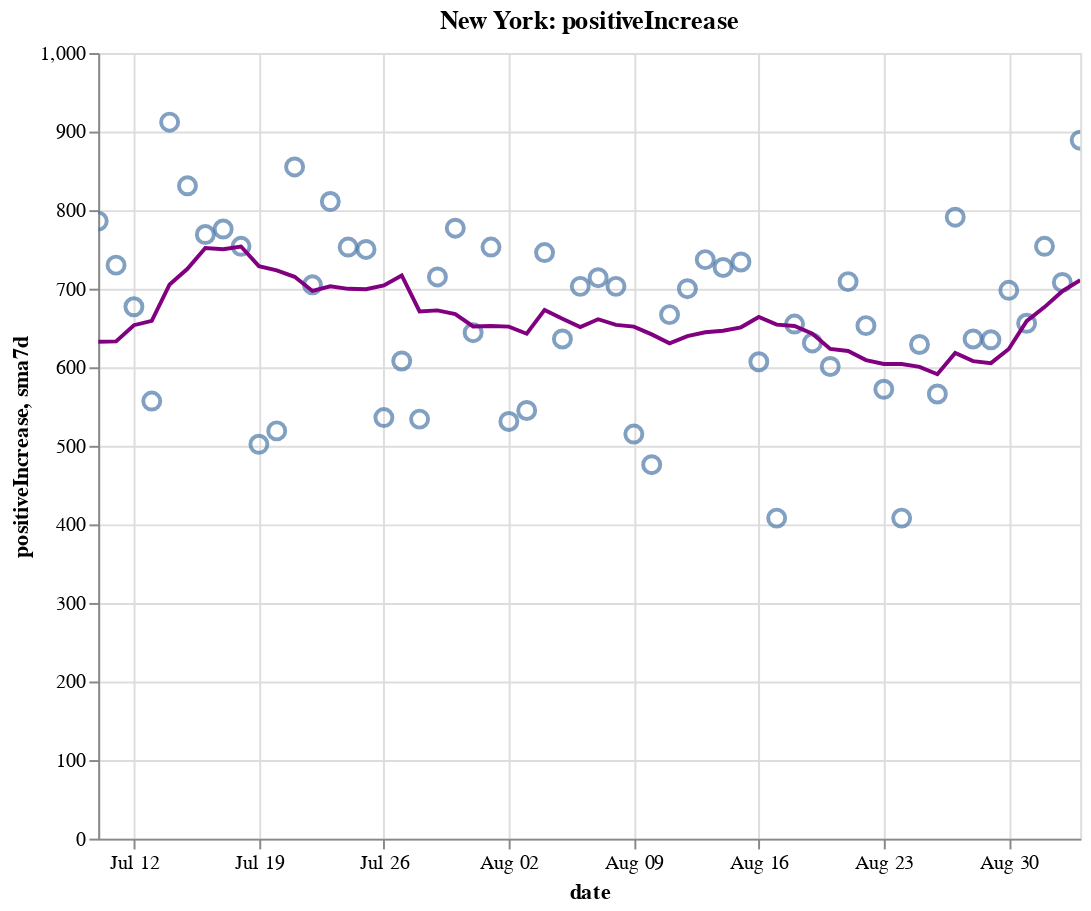

The notebook cell saved with this chart:
### Code cell
create_plot(ny, 'positiveIncrease')

### Figure 1 — Vega-Lite specification as saved in the notebook (floating-point values rounded to 4 significant figures)
{"config": {"view": {"continuousWidth": 400, "continuousHeight": 300}}, "layer": [{"layer": [{"mark": {"type": "point", "size": 75}, "encoding": {"tooltip": [{"type": "temporal", "field": "date"}, {"type": "quantitative", "field": "positiveIncrease"}, {"type": "quantitative", "field": "sma7d"}], "x": {"type": "temporal", "field": "date"}, "y": {"type": "quantitative", "field": "positiveIncrease"}}, "selection": {"selector008": {"type": "interval", "bind": "scales", "encodings": ["x", "y"]}}}, {"mark": {"type": "line", "color": "purple"}, "encoding": {"x": {"type": "temporal", "field": "date"}, "y": {"type": "quantitative", "field": "sma7d"}}}]}, {"mark": {"type": "rule", "color": "#aaa"}, "encoding": {"x": {"type": "temporal", "field": "date"}}, "transform": [{"filter": {"selection": "selector007"}}]}, {"mark": "circle", "encoding": {"opacity": {"condition": {"value": 1, "selection": "selector007"}, "value": 0}, "tooltip": [{"type": "temporal", "field": "date"}, {"type": "quantitative", "field": "positiveIncrease"}, {"type": "quantitative", "field": "sma7d"}], "x": {"type": "temporal", "field": "date"}, "y": {"type": "quantitative", "field": "positiveIncrease"}}, "selection": {"selector007": {"type": "single", "encodings": ["x"], "on": "mouseover", "nearest": true, "empty": "none"}}}, {"mark": {"type": "text", "align": "left", "dx": 5, "dy": -5, "stroke": "white", "strokeWidth": 2}, "encoding": {"text": {"type": "quantitative", "field": "positiveIncrease"}, "tooltip": [{"type": "temporal", "field": "date"}, {"type": "quantitative", "field": "positiveIncrease"}, {"type": "quantitative", "field": "sma7d"}], "x": {"type": "temporal", "field": "date"}, "y": {"type": "quantitative", "field": "positiveIncrease"}}, "transform": [{"filter": {"selection": "selector007"}}]}, {"mark": {"type": "text", "align": "left", "dx": 5, "dy": -5}, "encoding": {"text": {"type": "quantitative", "field": "positiveIncrease"}, "tooltip": [{"type": "temporal", "field": "date"}, {"type": "quantitative", "field": "positiveIncrease"}, {"type": "quantitative", "field": "sma7d"}], "x": {"type": "temporal", "field": "date"}, "y": {"type": "quantitative", "field": "positiveIncrease"}}, "transform": [{"filter": {"selection": "selector007"}}]}], "data": {"name": "data-3d8db2c40b06ee39824f8e52ba185ee2"}, "height": 400, "title": "New York: positiveIncrease", "width": 500, "$schema": "https://vega.github.io/schema/vega-lite/v4.8.1.json", "datasets": {"data-3d8db2c40b06ee39824f8e52ba185ee2": [{"date": "2020-07-10T00:00:00", "totalTestResultsIncrease": 73560.0, "positiveIncrease": 786.0, "death": 24970.0, "deathIncrease": 9.0, "positiveRate": 0.011, "state": "New York", "sma7d": 632.4}, {"date": "2020-07-11T00:00:00", "totalTestResultsIncrease": 69200.0, "positiveIncrease": 730.0, "death": 24970.0, "deathIncrease": 6.0, "positiveRate": 0.011, "state": "New York", "sma7d": 633.0}, {"date": "2020-07-12T00:00:00", "totalTestResultsIncrease": 62420.0, "positiveIncrease": 677.0, "death": 24980.0, "deathIncrease": 5.0, "positiveRate": 0.011, "state": "New York", "sma7d": 653.6}, {"date": "2020-07-13T00:00:00", "totalTestResultsIncrease": 51690.0, "positiveIncrease": 557.0, "death": 24990.0, "deathIncrease": 10.0, "positiveRate": 0.011, "state": "New York", "sma7d": 659.1}, {"date": "2020-07-14T00:00:00", "totalTestResultsIncrease": 60040.0, "positiveIncrease": 912.0, "death": 24990.0, "deathIncrease": 5.0, "positiveRate": 0.015, "state": "New York", "sma7d": 705.4}, {"date": "2020-07-15T00:00:00", "totalTestResultsIncrease": 63600.0, "positiveIncrease": 831.0, "death": 25000.0, "deathIncrease": 9.0, "positiveRate": 0.013, "state": "New York", "sma7d": 725.3}, {"date": "2020-07-16T00:00:00", "totalTestResultsIncrease": 72680.0, "positiveIncrease": 769.0, "death": 25010.0, "deathIncrease": 11.0, "positiveRate": 0.011, "state": "New York", "sma7d": 751.7}, {"date": "2020-07-17T00:00:00", "totalTestResultsIncrease": 78240.0, "positiveIncrease": 776.0, "death": 25020.0, "deathIncrease": 10.0, "positiveRate": 0.01, "state": "New York", "sma7d": 750.3}, {"date": "2020-07-18T00:00:00", "totalTestResultsIncrease": 69820.0, "positiveIncrease": 754.0, "death": 25040.0, "deathIncrease": 11.0, "positiveRate": 0.011, "state": "New York", "sma7d": 753.7}, {"date": "2020-07-19T00:00:00", "totalTestResultsIncrease": 46200.0, "positiveIncrease": 502.0, "death": 25050.0, "deathIncrease": 13.0, "positiveRate": 0.011, "state": "New York", "sma7d": 728.7}, {"date": "2020-07-20T00:00:00", "totalTestResultsIncrease": 49340.0, "positiveIncrease": 519.0, "death": 25060.0, "deathIncrease": 8.0, "positiveRate": 0.011, "state": "New York", "sma7d": 723.3}, {"date": "2020-07-21T00:00:00", "totalTestResultsIncrease": 66170.0, "positiveIncrease": 855.0, "death": 25060.0, "deathIncrease": 2.0, "positiveRate": 0.013, "state": "New York", "sma7d": 715.1}, {"date": "2020-07-22T00:00:00", "totalTestResultsIncrease": 67660.0, "positiveIncrease": 705.0, "death": 25070.0, "deathIncrease": 10.0, "positiveRate": 0.01, "state": "New York", "sma7d": 697.1}, {"date": "2020-07-23T00:00:00", "totalTestResultsIncrease": 69700.0, "positiveIncrease": 811.0, "death": 25080.0, "deathIncrease": 13.0, "positiveRate": 0.012, "state": "New York", "sma7d": 703.1}, {"date": "2020-07-24T00:00:00", "totalTestResultsIncrease": 76510.0, "positiveIncrease": 753.0, "death": 25090.0, "deathIncrease": 9.0, "positiveRate": 0.01, "state": "New York", "sma7d": 699.9}, {"date": "2020-07-25T00:00:00", "totalTestResultsIncrease": 71470.0, "positiveIncrease": 750.0, "death": 25100.0, "deathIncrease": 13.0, "positiveRate": 0.01, "state": "New York", "sma7d": 699.3}, {"date": "2020-07-26T00:00:00", "totalTestResultsIncrease": 53570.0, "positiveIncrease": 536.0, "death": 25110.0, "deathIncrease": 3.0, "positiveRate": 0.01, "state": "New York", "sma7d": 704.1}, {"date": "2020-07-27T00:00:00", "totalTestResultsIncrease": 57270.0, "positiveIncrease": 608.0, "death": 25120.0, "deathIncrease": 11.0, "positiveRate": 0.011, "state": "New York", "sma7d": 716.9}, {"date": "2020-07-28T00:00:00", "totalTestResultsIncrease": 57400.0, "positiveIncrease": 534.0, "death": 25130.0, "deathIncrease": 9.0, "positiveRate": 0.009, "state": "New York", "sma7d": 671.0}, {"date": "2020-07-29T00:00:00", "totalTestResultsIncrease": 62280.0, "positiveIncrease": 715.0, "death": 25130.0, "deathIncrease": 6.0, "positiveRate": 0.011, "state": "New York", "sma7d": 672.4}, {"date": "2020-07-30T00:00:00", "totalTestResultsIncrease": 73550.0, "positiveIncrease": 777.0, "death": 25140.0, "deathIncrease": 13.0, "positiveRate": 0.011, "state": "New York", "sma7d": 667.6}, {"date": "2020-07-31T00:00:00", "totalTestResultsIncrease": 68870.0, "positiveIncrease": 644.0, "death": 25150.0, "deathIncrease": 5.0, "positiveRate": 0.009, "state": "New York", "sma7d": 652.0}, {"date": "2020-08-01T00:00:00", "totalTestResultsIncrease": 82740.0, "positiveIncrease": 753.0, "death": 25160.0, "deathIncrease": 14.0, "positiveRate": 0.009, "state": "New York", "sma7d": 652.4}, {"date": "2020-08-02T00:00:00", "totalTestResultsIncrease": 58960.0, "positiveIncrease": 531.0, "death": 25170.0, "deathIncrease": 6.0, "positiveRate": 0.009, "state": "New York", "sma7d": 651.7}, {"date": "2020-08-03T00:00:00", "totalTestResultsIncrease": 51840.0, "positiveIncrease": 545.0, "death": 25170.0, "deathIncrease": 2.0, "positiveRate": 0.011, "state": "New York", "sma7d": 642.7}, {"date": "2020-08-04T00:00:00", "totalTestResultsIncrease": 70990.0, "positiveIncrease": 746.0, "death": 25180.0, "deathIncrease": 3.0, "positiveRate": 0.011, "state": "New York", "sma7d": 673.0}, {"date": "2020-08-05T00:00:00", "totalTestResultsIncrease": 72670.0, "positiveIncrease": 636.0, "death": 25180.0, "deathIncrease": 4.0, "positiveRate": 0.009, "state": "New York", "sma7d": 661.7}, {"date": "2020-08-06T00:00:00", "totalTestResultsIncrease": 72370.0, "positiveIncrease": 703.0, "death": 25180.0, "deathIncrease": 6.0, "positiveRate": 0.01, "state": "New York", "sma7d": 651.1}, {"date": "2020-08-07T00:00:00", "totalTestResultsIncrease": 70170.0, "positiveIncrease": 714.0, "death": 25190.0, "deathIncrease": 5.0, "positiveRate": 0.01, "state": "New York", "sma7d": 661.1}, {"date": "2020-08-08T00:00:00", "totalTestResultsIncrease": 74860.0, "positiveIncrease": 703.0, "death": 25200.0, "deathIncrease": 5.0, "positiveRate": 0.009, "state": "New York", "sma7d": 654.0}, {"date": "2020-08-09T00:00:00", "totalTestResultsIncrease": 65810.0, "positiveIncrease": 515.0, "death": 25200.0, "deathIncrease": 7.0, "positiveRate": 0.008, "state": "New York", "sma7d": 651.7}, {"date": "2020-08-10T00:00:00", "totalTestResultsIncrease": 54000.0, "positiveIncrease": 476.0, "death": 25200.0, "deathIncrease": 2.0, "positiveRate": 0.009, "state": "New York", "sma7d": 641.9}, {"date": "2020-08-11T00:00:00", "totalTestResultsIncrease": 77060.0, "positiveIncrease": 667.0, "death": 25210.0, "deathIncrease": 7.0, "positiveRate": 0.009, "state": "New York", "sma7d": 630.6}, {"date": "2020-08-12T00:00:00", "totalTestResultsIncrease": 87780.0, "positiveIncrease": 700.0, "death": 25220.0, "deathIncrease": 7.0, "positiveRate": 0.008, "state": "New York", "sma7d": 639.7}, {"date": "2020-08-13T00:00:00", "totalTestResultsIncrease": 87900.0, "positiveIncrease": 737.0, "death": 25230.0, "deathIncrease": 10.0, "positiveRate": 0.008, "state": "New York", "sma7d": 644.6}, {"date": "2020-08-14T00:00:00", "totalTestResultsIncrease": 85460.0, "positiveIncrease": 727.0, "death": 25230.0, "deathIncrease": 4.0, "positiveRate": 0.009, "state": "New York", "sma7d": 646.4}, {"date": "2020-08-15T00:00:00", "totalTestResultsIncrease": 88670.0, "positiveIncrease": 734.0, "death": 25240.0, "deathIncrease": 12.0, "positiveRate": 0.008, "state": "New York", "sma7d": 650.9}, {"date": "2020-08-16T00:00:00", "totalTestResultsIncrease": 77690.0, "positiveIncrease": 607.0, "death": 25250.0, "deathIncrease": 6.0, "positiveRate": 0.008, "state": "New York", "sma7d": 664.0}, {"date": "2020-08-17T00:00:00", "totalTestResultsIncrease": 56890.0, "positiveIncrease": 408.0, "death": 25260.0, "deathIncrease": 6.0, "positiveRate": 0.007, "state": "New York", "sma7d": 654.3}, {"date": "2020-08-18T00:00:00", "totalTestResultsIncrease": 66890.0, "positiveIncrease": 655.0, "death": 25260.0, "deathIncrease": 8.0, "positiveRate": 0.01, "state": "New York", "sma7d": 652.6}, {"date": "2020-08-19T00:00:00", "totalTestResultsIncrease": 80420.0, "positiveIncrease": 631.0, "death": 25270.0, "deathIncrease": 6.0, "positiveRate": 0.008, "state": "New York", "sma7d": 642.7}, {"date": "2020-08-20T00:00:00", "totalTestResultsIncrease": 80980.0, "positiveIncrease": 601.0, "death": 25280.0, "deathIncrease": 5.0, "positiveRate": 0.007, "state": "New York", "sma7d": 623.3}, {"date": "2020-08-21T00:00:00", "totalTestResultsIncrease": 98880.0, "positiveIncrease": 709.0, "death": 25280.0, "deathIncrease": 3.0, "positiveRate": 0.007, "state": "New York", "sma7d": 620.7}, {"date": "2020-08-22T00:00:00", "totalTestResultsIncrease": 94850.0, "positiveIncrease": 653.0, "death": 25280.0, "deathIncrease": 4.0, "positiveRate": 0.007, "state": "New York", "sma7d": 609.1}, {"date": "2020-08-23T00:00:00", "totalTestResultsIncrease": 74040.0, "positiveIncrease": 572.0, "death": 25290.0, "deathIncrease": 6.0, "positiveRate": 0.008, "state": "New York", "sma7d": 604.1}, {"date": "2020-08-24T00:00:00", "totalTestResultsIncrease": 62030.0, "positiveIncrease": 408.0, "death": 25300.0, "deathIncrease": 7.0, "positiveRate": 0.007, "state": "New York", "sma7d": 604.1}, {"date": "2020-08-25T00:00:00", "totalTestResultsIncrease": 67260.0, "positiveIncrease": 629.0, "death": 25300.0, "deathIncrease": 2.0, "positiveRate": 0.009, "state": "New York", "sma7d": 600.4}, {"date": "2020-08-26T00:00:00", "totalTestResultsIncrease": 71190.0, "positiveIncrease": 566.0, "death": 25300.0, "deathIncrease": 8.0, "positiveRate": 0.008, "state": "New York", "sma7d": 591.1}, {"date": "2020-08-27T00:00:00", "totalTestResultsIncrease": 83440.0, "positiveIncrease": 791.0, "death": 25310.0, "deathIncrease": 4.0, "positiveRate": 0.009, "state": "New York", "sma7d": 618.3}, {"date": "2020-08-28T00:00:00", "totalTestResultsIncrease": 97830.0, "positiveIncrease": 636.0, "death": 25310.0, "deathIncrease": 3.0, "positiveRate": 0.007, "state": "New York", "sma7d": 607.9}, {"date": "2020-08-29T00:00:00", "totalTestResultsIncrease": 93870.0, "positiveIncrease": 635.0, "death": 25320.0, "deathIncrease": 7.0, "positiveRate": 0.007, "state": "New York", "sma7d": 605.3}, {"date": "2020-08-30T00:00:00", "totalTestResultsIncrease": 100000.0, "positiveIncrease": 698.0, "death": 25330.0, "deathIncrease": 8.0, "positiveRate": 0.007, "state": "New York", "sma7d": 623.3}, {"date": "2020-08-31T00:00:00", "totalTestResultsIncrease": 66240.0, "positiveIncrease": 656.0, "death": 25330.0, "deathIncrease": 1.0, "positiveRate": 0.01, "state": "New York", "sma7d": 658.7}, {"date": "2020-09-01T00:00:00", "totalTestResultsIncrease": 77000.0, "positiveIncrease": 754.0, "death": 25330.0, "deathIncrease": 3.0, "positiveRate": 0.01, "state": "New York", "sma7d": 676.6}, {"date": "2020-09-02T00:00:00", "totalTestResultsIncrease": 88450.0, "positiveIncrease": 708.0, "death": 25340.0, "deathIncrease": 5.0, "positiveRate": 0.008, "state": "New York", "sma7d": 696.9}, {"date": "2020-09-03T00:00:00", "totalTestResultsIncrease": 88980.0, "positiveIncrease": 889.0, "death": 25340.0, "deathIncrease": 7.0, "positiveRate": 0.01, "state": "New York", "sma7d": 710.9}]}}
